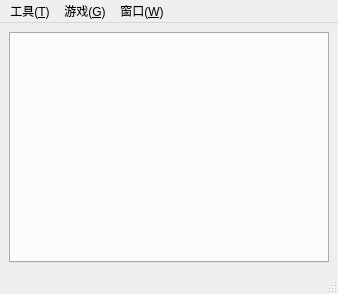
<?xml version="1.0" encoding="UTF-8"?>
<ui version="4.0">
 <class>Core</class>
 <widget class="QMainWindow" name="Core">
  <property name="geometry">
   <rect>
    <x>0</x>
    <y>0</y>
    <width>338</width>
    <height>294</height>
   </rect>
  </property>
  <property name="windowTitle">
   <string>MainWindow</string>
  </property>
  <widget class="QWidget" name="centralwidget">
   <layout class="QGridLayout" name="gridLayout">
    <item row="0" column="0">
     <widget class="QTabWidget" name="tabWidget"/>
    </item>
   </layout>
  </widget>
  <widget class="QMenuBar" name="menubar">
   <property name="geometry">
    <rect>
     <x>0</x>
     <y>0</y>
     <width>338</width>
     <height>25</height>
    </rect>
   </property>
   <widget class="QMenu" name="menu_T">
    <property name="title">
     <string>工具(&amp;T)</string>
    </property>
    <addaction name="actionDeploy"/>
    <addaction name="actionChat"/>
    <addaction name="actionArithmetic"/>
   </widget>
   <widget class="QMenu" name="menu_W">
    <property name="title">
     <string>窗口(&amp;W)</string>
    </property>
    <addaction name="actionDock"/>
   </widget>
   <widget class="QMenu" name="menu_G">
    <property name="title">
     <string>游戏(&amp;G)</string>
    </property>
    <addaction name="actionTictactoe"/>
    <addaction name="actionBlackjack"/>
    <addaction name="actionBreakout"/>
   </widget>
   <addaction name="menu_T"/>
   <addaction name="menu_G"/>
   <addaction name="menu_W"/>
  </widget>
  <widget class="QStatusBar" name="statusbar"/>
  <action name="actionDeploy">
   <property name="text">
    <string>Qt-dlls部署</string>
   </property>
  </action>
  <action name="actionChat">
   <property name="text">
    <string>AI对话整理</string>
   </property>
   <property name="toolTip">
    <string>AI对话整理</string>
   </property>
  </action>
  <action name="actionDock">
   <property name="enabled">
    <bool>false</bool>
   </property>
   <property name="text">
    <string>侧窗化当前窗口</string>
   </property>
  </action>
  <action name="actionArithmetic">
   <property name="text">
    <string>简单口算生成</string>
   </property>
  </action>
  <action name="actionTictactoe">
   <property name="text">
    <string>井字棋</string>
   </property>
  </action>
  <action name="actionBlackjack">
   <property name="text">
    <string>21点</string>
   </property>
  </action>
  <action name="actionBreakout">
   <property name="text">
    <string>打砖块</string>
   </property>
  </action>
 </widget>
 <resources/>
 <connections/>
</ui>
